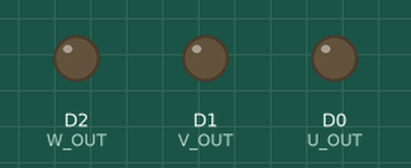
A sketch run on a simulated ESP8266 (NodeMCU). Shown: output pins drawn as LEDs (lit = HIGH). What the sketch prints to the serial monitor is not drawn.

Above: at 0.41 s.
Timing chart, 0 to 1.9 s (numbered marks = the images above):
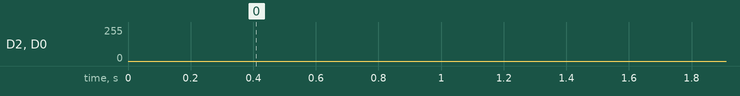

The sketch:

3Phase-VVVF.ino
```cpp
#define U_OUT D0
#define V_OUT D1
#define W_OUT D2

#define DEBUG false

// MODE true : 正弦波PWM, false : 三角波比較PWM
#define MODE  true

const float  Tau = PI * 2;  // τ = 2π:
const float qTau = PI / 2;  // Tauの1/4 (Quarter):

uint16_t amp   = 0;  // 波形の振幅:
uint16_t phase = 0;  // 出力波形の位相:
uint16_t times = 0;  // 遅延関数に渡す引数:
uint8_t  steps = 0;  // 出力ステップを保存:
uint16_t count = 1;

struct s_wave {      // 生成した波形の値の保存に使用:
  float u;    // U相正弦波:
  float v;    // V相正弦波:
  float w;    // W相正弦波:
  float t;    // 搬送三角波:
};

struct s_pwm {       // 出力する信号の保存に使用:
  uint8_t u;  // U相PWM出力値:
  uint8_t v;  // V相PWM出力値:
  uint8_t w;  // W相PWM出力値:
};

void setup() {
  Serial.begin(115200);

  pinMode(U_OUT, OUTPUT);
  pinMode(V_OUT, OUTPUT);
  pinMode(W_OUT, OUTPUT);

  times = 1500;
  amp   = 127;

  for(uint8_t i = 0; i < 128; i++) {
    char  buff[31];
    float dat = tri((i * Tau) / 128);
    sprintf(buff, "count [%3d] = %f", i, dat);
    Serial.println(buff);
  }

//  while(true);
}

void loop() {
  s_wave wave = {sin(((phase * Tau) / 128) + (1 * Tau / 3)),
                 sin(((phase * Tau) / 128) + (2 * Tau / 3)),
                 sin(((phase * Tau) / 128) + (3 * Tau / 3)),
                 tri ((phase * Tau) * 6 / 128)};

  if(MODE) {  // 正弦波信号をPWMで生成:
    s_pwm  pwms = {wave.u * amp + amp,
                   wave.v * amp + amp,
                   wave.w * amp + amp};
    if(phase > 127) {
      phase = 0;
    }else {
      phase++;
    }

    analogWrite(U_OUT, pwms.u);
    analogWrite(V_OUT, pwms.v);
    analogWrite(W_OUT, pwms.w);

    if(DEBUG) {  // 3相PWM数値出力:
      char buff[16];
      sprintf(buff, "%3d, %3d, %3d", pwms.u, pwms.v, pwms.w);
      Serial.println(buff);
    }
  }else {     // 三角波比較PWM:
    s_pwm pwms = {wave.u > wave.t ? 1 : 0,
                  wave.v > wave.t ? 1 : 0,
                  wave.w > wave.t ? 1 : 0};

    digitalWrite(U_OUT, pwms.u);
    digitalWrite(V_OUT, pwms.v);
    digitalWrite(W_OUT, pwms.w);

    if(phase > 127) {
      phase = 0;
    }else {
      phase++;
    }
  }

  delayMicroseconds(times);

  if(count == 180) {
    count = 1;
    if(times < 50) {
      times = 50;
    }else {
      times = times - 10;
    }
  }else {
    count++;
  }
}

float tri(const float phase) {
  if(0 <= phase && phase <= Tau) {    // 0 ~ Tauの範囲を指定された場合の処理ここから:
    if(phase <= qTau) {               //   0 ~ 1/4:
      float y = (phase * 2) / PI;
      return y;
    }else if(phase <= (qTau + PI)) {  // 1/4 ~ 3/4:
      float n = phase - qTau;
      float y = 1 - (n * 2) / PI;
      return y;
    }else {                           // 3/4 ~   1:
      float n = phase - (qTau + PI);
      float y = ((n * 2) / PI) - 1;
      return y;
    }
  }else{                              // 0 ~ Tauの範囲を指定された場合の処理ここまで:
    return tri(phase - Tau);          // 間違った範囲の引数が渡された場合は再起処理で対処:
  }
}
```
